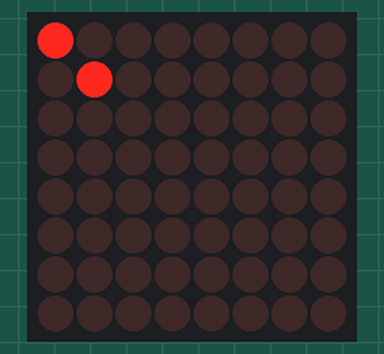
Simulated run of this sketch. Board: Arduino Uno, built with avr-gcc and run on an emulated ATmega328P. On the bench: 8×8 LED matrix. Random numbers use the default seed unless the sketch sets one.

Above: at 0.1 s.
At 6.1 s:
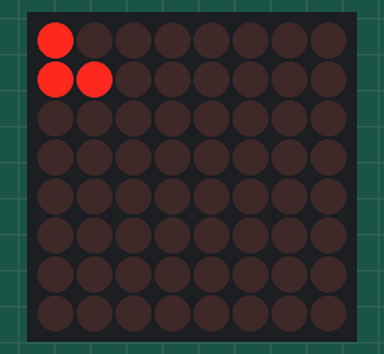
At 18.1 s:
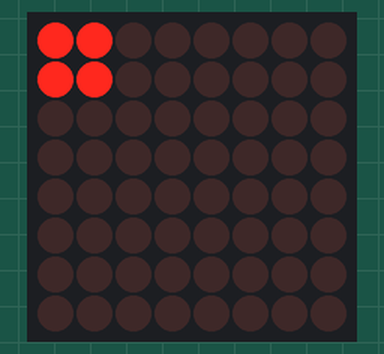
At 36.1 s:
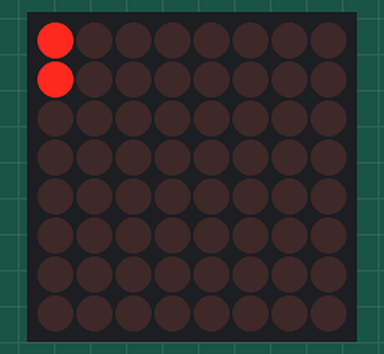

Measured:
- what the display in image 1 shows lasts 4.0 s, from 6.0 s to 10.0 s
- what the display in image 2 shows lasts 2.0 s, from 18.0 s to 20.0 s

The sketch:

sketch.ino
```cpp
#include <LedControl.h>

LedControl lc = LedControl(13, 12, 11, 1);

const int buttonLeft = 10;
const int buttonRotate = 9;
const int buttonRight = 8;

int piece[4][2][2] = {
    {
        {1,0},
        {1,0}
    },
    {
        {1,1},
        {1,1}
    },
    {
        {1,0},
        {1,1}
    },
    {
        {1,0},
        {0,1}
    }
};

void setup() {
    pinMode(buttonLeft, INPUT_PULLUP);    // Changed
    pinMode(buttonRotate, INPUT_PULLUP);  // Changed
    pinMode(buttonRight, INPUT_PULLUP);   // Changed

    lc.shutdown(0, false);
    lc.setIntensity(0, 8);
    lc.clearDisplay(0);
}

void loop() {
    lc.clearDisplay(0); // Clear previous LED

    int randomIndex = random(0, 4);
    for(int i = 0; i < 2;  i++){
        for(int j = 0; j < 2; j++){
            lc.setLed(0, i, j, piece[randomIndex][i][j]);
        }
    }
    delay(2000); // Shorter delay for responsiveness
}
```
